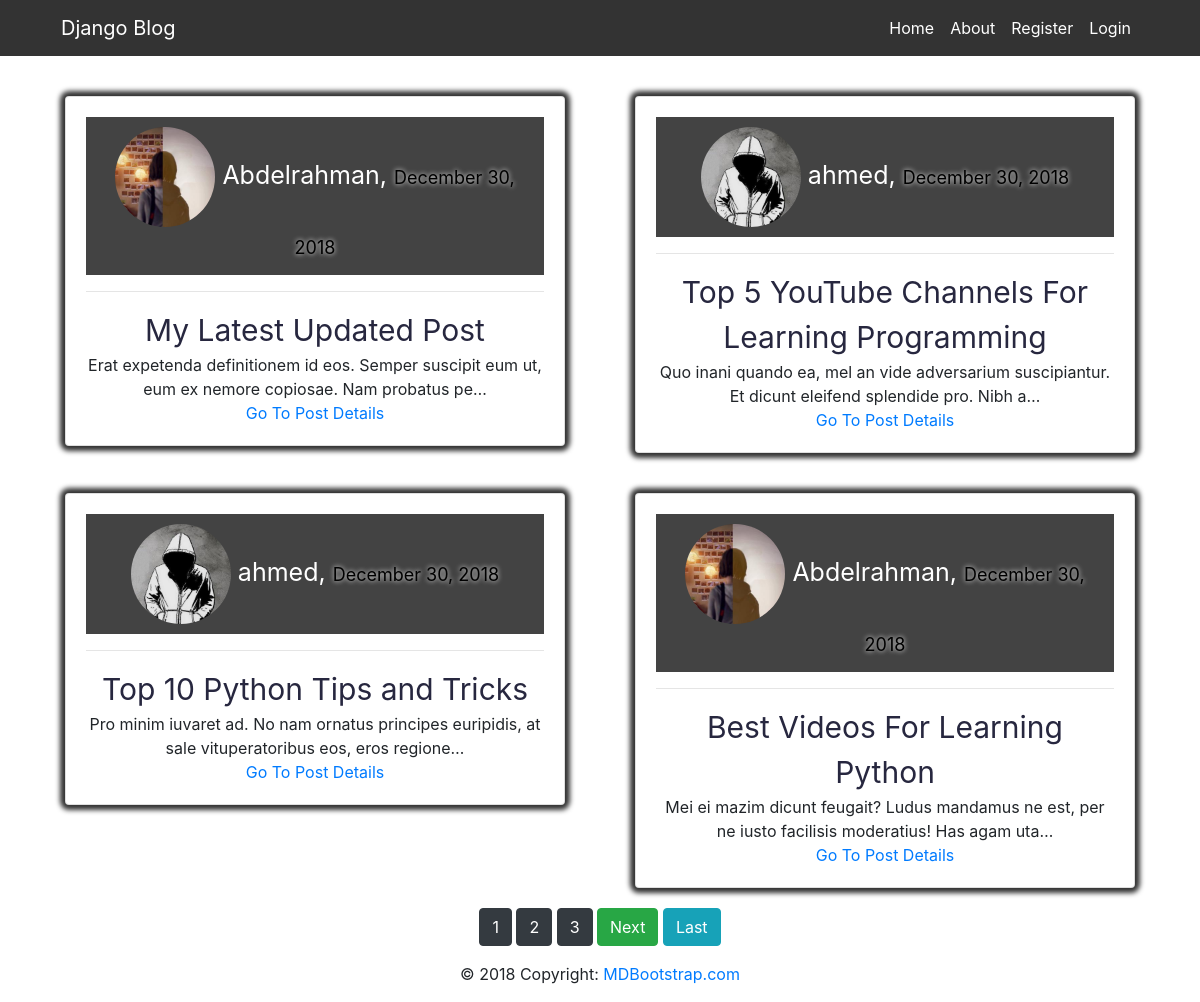
The page / on the database its author committed.
### my_blog/models.py (models this page shows, shortened)
class Post(models.Model):
	user = models.ForeignKey(User, on_delete=models.CASCADE)
	title = models.CharField(max_length=255)
	content = models.TextField()
	date_posted = models.DateTimeField(default=timezone.now)

### users/models.py (models this page shows, shortened)
class UserProfile(models.Model):
	user = models.OneToOneField(User, on_delete=models.CASCADE)
	image = models.ImageField(default='default_image.jpg', upload_to='profile_pictures')
	date = models.DateTimeField(auto_now=False, null=True, blank=True)

### my_blog/views.py (the view)
# urls.py: path('', PostListView.as_view(), name="blog_home"),
class PostListView(ListView):
	model = Post
	template_name = 'my_blog/home.html'
	context_object_name = 'posts'
	ordering = ['-date_posted']
	paginate_by = 4

### my_blog/templates/my_blog/home.html (shortened to what this page needs)
{% extends 'my_blog/base.html' %}
{% block content %}
	<div class="row main_post">
	{% for post in posts %}
		<div class="col-sm-6">
		<div class="card">
		  <div class="card-body text-center">
		    <div class="card-title post_date">
		    	<img  src="{{ post.user.userprofile.image.url }}" style="width: 100px;height: 100px" class="rounded-circle article-img" >
		    	{{ post.user.first_name }},
		    	<span >{{ post.date_posted |date:"F d, Y"  }} </span> </div>
		    <hr>
		    <p class="card-text post_title">{{ post.title }}</p>
		    <div>{{ post.content |truncatechars:100 }}</div>
		    <a href="post/{{ post.id }}/">Go To Post Details</a>
		  </div>
		</div>
	</div>
	{% endfor %}
</div>
	<div class="text-center mt-10">
	{% if is_paginated %}
		{% for num in paginator.page_range %}
			{% if page_obj.number == num %}
				<a class="btn btn-dark" href="?page={{ num }}">{{ num }}</a>
			{% elif num > page_obj.number|add:"-3"   and num < page_obj.number|add:"3"  %}
				<a class="btn btn-dark" href="?page={{ num }}">{{ num }}</a>
			{% endif %}
		{% endfor  %}
		{% if page_obj.has_next %}
			<a class="btn btn-success"  href="?page={{ page_obj.next_page_number }}">Next</a>
			<a class="btn btn-info" href="?page={{ paginator.num_pages }}">Last</a>
		{% endif %}
	{% endif %}
</div>
{% endblock %}

### my_blog/templates/my_blog/base.html (shortened to what this page needs)
{% load static %}
<!DOCTYPE html>
<html>
<head>
    <link rel="stylesheet" href="https://stackpath.bootstrapcdn.com/bootstrap/4.2.1/css/bootstrap.min.css">
    <link rel="stylesheet" type="text/css" href="{% static "my_blog/css/style.css" %}">
</head>
<body>
<div class="main_nav">
	<div class="container">
		<nav class="navbar navbar-expand-lg navbar-light">
		  <a class="navbar-brand" href="{% url 'blog_home' %}">Django Blog</a>
		  <div class="collapse navbar-collapse" id="navbarSupportedContent">
		    <ul class="navbar-nav ml-auto">
		      <li class="nav-item active">
		        <a class="nav-link" href="{% url 'blog_home' %}">Home <span class="sr-only">(current)</span></a>
		      </li>
		      <li class="nav-item">
		        <a class="nav-link" href="{% url 'blog_about' %}">About</a>
		      </li>
		      {% if not request.user.is_authenticated %}
		       <li class="nav-item">
		        	<a class="nav-link" href="{% url 'users_register' %}">Register</a>
		      </li>
		       <li class="nav-item">
		        	<a class="nav-link" href="{% url 'user_login' %}">Login</a>
		      </li>
		     {% endif %}
		    </ul>
		  </div>
		</nav>
	</div>
</div>
	<div class="container">
		{% block content %}
		{% endblock %}
	</div>
<footer class="page-footer font-small blue ">
  <div class="footer-copyright text-center py-3">© 2018 Copyright:
    <a href="https://mdbootstrap.com/education/bootstrap/"> MDBootstrap.com</a>
  </div>
</footer>
  </body>
</html>

### my_blog/static/my_blog/css/style.css (style rules this page uses)
h1,h2,h3,h4,h5,h6,p,div { margin: 0; padding: 0 }
.main_nav { background-color: #333; margin-bottom: 20px }
.main_nav .nav-item.active .nav-link { color: #fff }
.main_nav .nav-item .nav-link ,.main_nav .navbar-brand { color: #fff }
.main_post .card { margin: 20px; box-shadow: 0 0 5px 5px #333; }
.main_post .card .post_date { padding: 10px; background: #434343; color: #fff; font-size: 25px; }
.main_post .card .post_date span { color: black; text-shadow: 0 0 5px #fge; text-shadow: 0 0 5px #fff; font-size: 18px; }
.main_post .card .post_title { font-size: 30px; color: #27273f; }

### rows shown on the page
Post: user.userprofile.image (picture), user.first_name "Abdelrahman", date_posted "December 30, 2018", title "My Latest Updated Post", content "Erat expetenda definitionem id eos. Semper suscipit eum ut, eum ex nemore copiosae. Nam probatus pe…"
Post: user.userprofile.image (placeholder picture), user.first_name "ahmed", date_posted "December 30, 2018", title "Top 5 YouTube Channels For Learning Programming", content "Quo inani quando ea, mel an vide adversarium suscipiantur. Et dicunt eleifend splendide pro. Nibh a…"
Post: user.userprofile.image (placeholder picture), user.first_name "ahmed", date_posted "December 30, 2018", title "Top 10 Python Tips and Tricks", content "Pro minim iuvaret ad. No nam ornatus principes euripidis, at sale vituperatoribus eos, eros regione…"
Post: user.userprofile.image (picture), user.first_name "Abdelrahman", date_posted "December 30, 2018", title "Best Videos For Learning Python", content "Mei ei mazim dicunt feugait? Ludus mandamus ne est, per ne iusto facilisis moderatius! Has agam uta…"

### other values the page prints
{{ num }} "1"
{{ num }} "2" "3"
